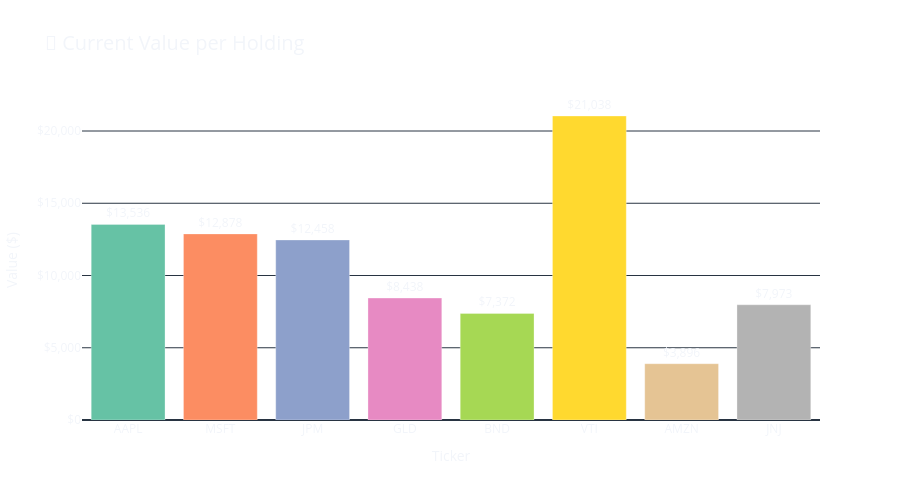

Source (notebook cell):
### Code cell
# Bar Chart — Current Value per Holding
colors = px.colors.qualitative.Set2

fig = go.Figure(
    data=[go.Bar(
        x=holdings['ticker'],
        y=holdings['current_value'],
        text=holdings['current_value'].apply(lambda x: f'${x:,.0f}'),
        textposition='outside',
        marker=dict(
            color=colors[:len(holdings)],
            line=dict(color='rgba(255,255,255,0.3)', width=1)
        ),
        hovertemplate='<b>%{x}</b><br>Value: $%{y:,.2f}<br>Weight: %{customdata:.1f}%<extra></extra>',
        customdata=holdings['weight_pct'],
    )]
)
fig.update_layout(
    title=dict(text='💼 Current Value per Holding', font=dict(size=20)),
    xaxis_title='Ticker',
    yaxis_title='Value ($)',
    yaxis=dict(tickformat='$,.0f'),
    height=500,
    showlegend=False,
    plot_bgcolor='rgba(0,0,0,0)',
    paper_bgcolor='rgba(0,0,0,0)',
)
fig.show()

### Figure 1 — Plotly figure (JSON) as saved in the notebook; plotly's stock layout.template omitted (floating-point values rounded to 4 significant figures)
{"data": [{"customdata": [15.45, 14.7, 14.22, 9.63, 8.42, 24.02, 4.45, 9.1], "hovertemplate": "<b>%{x}</b><br>Value: $%{y:,.2f}<br>Weight: %{customdata:.1f}%<extra></extra>", "marker": {"color": ["rgb(102,194,165)", "rgb(252,141,98)", "rgb(141,160,203)", "rgb(231,138,195)", "rgb(166,216,84)", "rgb(255,217,47)", "rgb(229,196,148)", "rgb(179,179,179)"], "line": {"color": "rgba(255,255,255,0.3)", "width": 1}}, "text": ["$13,536", "$12,878", "$12,458", "$8,438", "$7,372", "$21,038", "$3,896", "$7,973"], "textposition": "outside", "type": "bar", "x": ["AAPL", "MSFT", "JPM", "GLD", "BND", "VTI", "AMZN", "JNJ"], "y": [13540.0, 12880.0, 12460.0, 8438.0, 7372.0, 21040.0, 3896.0, 7973.0]}], "layout": {"height": 500, "paper_bgcolor": "rgba(0,0,0,0)", "plot_bgcolor": "rgba(0,0,0,0)", "showlegend": false, "title": {"font": {"size": 20}, "text": "💼 Current Value per Holding"}, "xaxis": {"title": {"text": "Ticker"}}, "yaxis": {"tickformat": "$,.0f", "title": {"text": "Value ($)"}}}}
